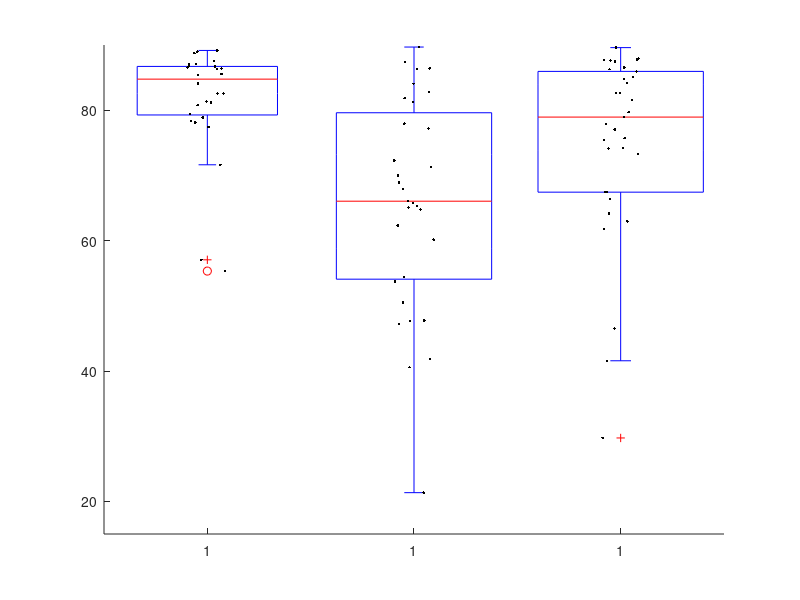

MATLAB code to generate this figure: (Note: this script raises an error after producing the figure.)

%{
----------------------------------------------------------------------------
Determine the time window for task relevant neurons
%Start of task
%Sound on
%Sound off
%Before choice
%After choice (0sec)
%After choice (1sec)
%After choice (2sec)
%p = 0.001
%Each epoch, predict the prior, sensory and choice (integration)
----------------------------------------------------------------------------
%}
function Figure7b_process_20220917_state_dynamics_CV_plot_cosine

auc_cosine = [82.591
86.816
86.6477
81.3141
89.165
86.4065
86.6828
85.5378
80.7569
55.327
87.0141
79.4032
85.4151
78.101
86.31
78.3189
87.5599
81.2108
78.8685
71.6287
86.5615
88.767
82.5699
88.9869
57.0533
84.1157
77.4173
87.1135
];

fof_cosine = [77.218
40.5717
65.7238
47.7303
65.0712
47.1829
67.9153
47.6635
65.2971
89.6874
21.3405
50.4837
64.7534
77.9371
62.3134
54.4493
81.2793
84.0557
81.8514
86.2847
71.2494
53.7178
41.8168
60.1502
82.807
72.3033
86.4236
87.3553
66.0442
68.914
70.0133
];

mpfc_cosine = [74.1656
62.9424
86.2793
87.9217
86.5414
75.7231
84.1622
66.3885
77.8604
46.5448
74.123
75.3967
29.7308
67.43
85.9532
82.6052
87.6112
89.5988
77.0344
67.4163
64.1827
41.5698
84.8077
87.805
73.2725
87.7152
81.5753
85.1073
82.6496
87.4761
79.6934
78.9448
61.8008
];


ranksum(auc_cosine, fof_cosine)
ranksum(auc_cosine, mpfc_cosine)
ranksum(fof_cosine, mpfc_cosine)

box1 = ones(length(auc_cosine),1);
box2 = ones(length(fof_cosine),1) * 2;
box3 = ones(length(mpfc_cosine),1) * 3;

x1 = (rand(length(auc_cosine),1)-0.5) * 0.2 + 1;
x2 = (rand(length(fof_cosine),1)-0.5) * 0.2 + 2;
x3 = (rand(length(mpfc_cosine),1)-0.5) * 0.2 + 3;

%% Fig7a
cd('G:\upload_code\Figure7\Fig7b');
figure; hold on

boxplot([auc_cosine; fof_cosine; mpfc_cosine], [box1;box2;box3])
plot(x1, auc_cosine, 'k.')
plot(x2, fof_cosine, 'k.')
plot(x3, mpfc_cosine, 'k.')
set(gca,'ylim',[15 90])
sdata.region =[box1;box2;box3];
sdata.cosine = [auc_cosine; fof_cosine; mpfc_cosine];
T = struct2table(sdata);
writetable(T, 'source fig7b.csv');

